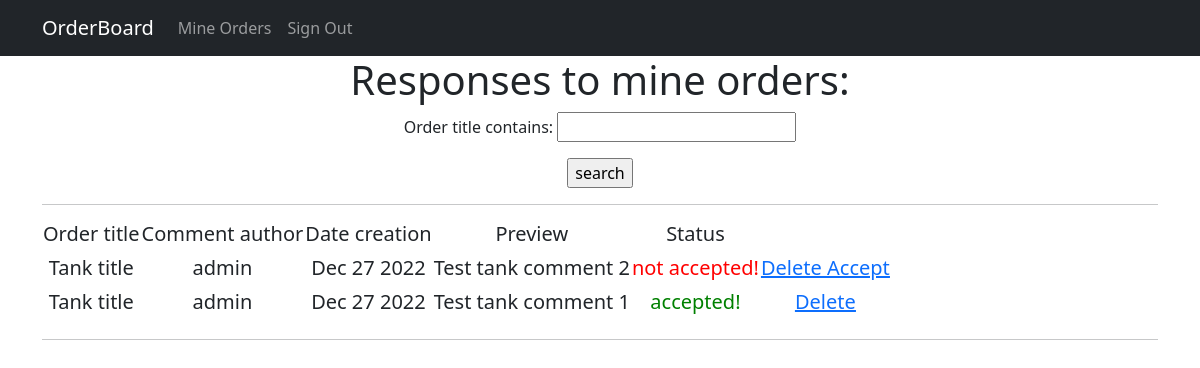
Page /mine/ (signed in) on the committed database.
### Order/models.py (models this page shows, shortened)
class Comments(models.Model):
    commentOrder = models.ForeignKey('Order', on_delete=models.CASCADE,
                                     verbose_name='Order',
                                     related_name='comments_orders')
    commentUser = models.ForeignKey(User, on_delete=models.CASCADE)
    text = models.TextField()
    dateCreation = models.DateTimeField(auto_now_add=True)
    status = models.BooleanField(default=False)

class Order(models.Model):
    author = models.ForeignKey(User, on_delete=models.CASCADE)
    dateCreation = models.DateTimeField(auto_now_add=True)
    category = models.CharField(max_length=16, choices=CATEGORY, default='Tank')
    title = models.CharField(max_length=128, verbose_name='title')
    text = models.TextField()
    upload = models.FileField(upload_to='uploads/', blank=True)
    def __str__(self):
        return f"{self.title}"

### Order/views.py (the view)
# urls.py: path('mine/', MineOrderList.as_view(), name='mine'),
class MineOrderList(LoginRequiredMixin, ListView):
    model = Comments
    form_class = MineCommentForm
    template_name = 'mine_order_list.html'
    context_object_name = 'mine_order_list'
    ordering = ['-id']
    success_url = '/mine/'
    def get_queryset(self):
        queryset = super().get_queryset()
        self.filterset = CommentFilter(self.request.GET, queryset)
        return self.filterset.qs
    def get_context_data(self, **kwargs):
        context = super().get_context_data(**kwargs)
        context['user'] = self.request.user
        context['filterset'] = self.filterset
        return context

### Order/templates/mine_order_list.html (shortened to what this page needs)
{% extends 'base.html' %}
{% block content %}
<h1> Responses to mine orders: </h1>
    <form action="" method="get">
            {{ filterset.form.as_p }}
        <input type="submit" value="search" />
    </form>
<hr>
    <table>
        <tr>
            <td><h5> Order title</h5></td>
            <td><h5> Comment author </h5></td>
            <td><h5> Date creation </h5></td>
            <td><h5> Preview </h5></td>
            <td><h5> Status </h5></td>
        </tr>
    {% for comment in mine_order_list %}
        {% if user == comment.commentOrder.author %}
        <tr>
            <td><h5> {{ comment.commentOrder|truncatechars:20 }}</h5></td>
            <td><h5> {{ comment.commentUser }} </h5></td>
            <td><h5> {{ comment.dateCreation|date:'M d Y' }} </h5></td>
            <td><h5> {{ comment.text|truncatechars:50 }} </h5></td>
            <td><h5>
                {% if comment.status %}
                    <span style="color: green;"> accepted! </span>
                {% else %}
                    <span style="color: red;"> not accepted! </span>
                {% endif %}
            </h5></td>
            <td><h5>
                {% if comment.status %}
                    <a href="{% url 'comment_delete' comment.id %}"><u> Delete </u></a>
                {% else %}
                    <a href="{% url 'comment_delete' comment.id %}"><u> Delete </u></a>
                    <a href="{% url 'accept' comment.id %}"><u> Accept </u></a>
                {% endif %}
            </h5></td>
        </tr>
        {% endif %}
    {% endfor %}
    </table>
<hr>
{% endblock content %}

### rows in the picture
Comments: commentOrder "Tank title", commentUser "admin", dateCreation "Dec 27 2022", text "Test tank comment 2", status "not accepted!"
Comments: commentOrder "Tank title", commentUser "admin", dateCreation "Dec 27 2022", text "Test tank comment 1", status "accepted!"
